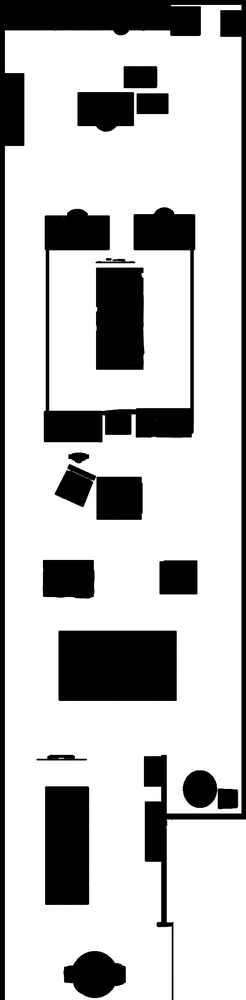
#> input picture FloorPlanGeneration/VNX_BW_Floorplan.PNG, 246 x 1000 px, shrunk from 1140 x 4638 before the run
$ python find_valid_positions.py
#> lines starting #> are read from the running program, lines starting #| are printed output that depends on the picture; after the words box and inside, x2 and y2 are one past the last pixel; in counts of white or black regions, pixels touching at a corner belong together
#!/usr/bin/env python3

import numpy as np
from PIL import Image
import matplotlib.pyplot as plt
import json

image = Image.open('VNX_BW_Floorplan.PNG')
#> image is the input picture: PIL image 246x1000 RGBA; mean R, G, B, A 176.2, 176.5, 176.6, 240.7
map_array = np.array(image.convert('L'))
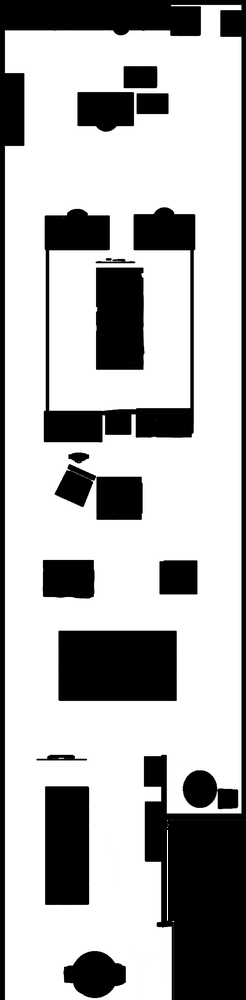
#> map_array: shape (1000, 246); min 0, max 255, mean 176.5

map_binary = (map_array > 128).astype(np.uint8)
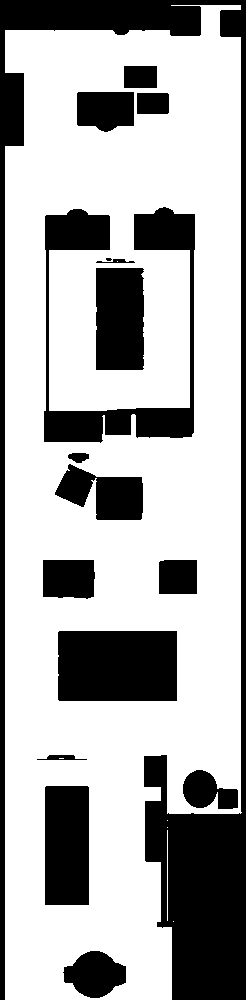
#> map_binary: shape (1000, 246); values 0 (black) and 1 (white), 69.1% white; 17 black regions (1 under 20 px), largest, box (x1, y1, x2, y2) and area: (0, 0, 246, 1000) 34117, (44, 207, 195, 443) 9994, (58, 631, 177, 701) 8324

fig, ax = plt.subplots(figsize=(10, 20))
ax.imshow(map_binary, cmap='gray')
ax.set_title('Click on valid (white) areas to get coordinates')

valid_positions = []

def onclick(event):
    if event.xdata is not None and event.ydata is not None:
        x, y = int(event.xdata), int(event.ydata)
        if 0 <= x < map_binary.shape[1] and 0 <= y < map_binary.shape[0]:
            if map_binary[y, x] == 1:
                x_meters = x * 0.005
                y_meters = y * 0.005
                print(f"Valid position: pixels ({x}, {y}) -> meters ({x_meters:.2f}, {y_meters:.2f})")
                ax.plot(x, y, 'ro', markersize=5)
                plt.draw()
                valid_positions.append({'x': x, 'y': y, 'x_meters': x_meters, 'y_meters': y_meters})
            else:
                print(f"Position ({x}, {y}) is occupied (black)")

cid = fig.canvas.mpl_connect('button_press_event', onclick)

resolution = 0.005
width_pixels = map_binary.shape[1]
#> width_pixels = 246
height_pixels = map_binary.shape[0]
#> height_pixels = 1000

free_areas = []
for y in range(0, height_pixels, 100):
    for x in range(0, width_pixels, 100):
        if map_binary[y, x] == 1:
            window = map_binary[max(0, y-10):min(height_pixels, y+10),
                              max(0, x-10):min(width_pixels, x+10)]
            if np.mean(window) > 0.8:
                free_areas.append({
                    'x_pixels': x,
                    'y_pixels': y,
                    'x_meters': x * resolution,
                    'y_meters': y * resolution
                })
                ax.plot(x, y, 'g+', markersize=8, alpha=0.5)
#> after the loop, free_areas = 10 items

print("\nSample valid positions found:")
for i, area in enumerate(free_areas[:15]):
    print(f"  Position {i+1}: pixels ({area['x_pixels']}, {area['y_pixels']}) -> meters ({area['x_meters']:.2f}, {area['y_meters']:.2f})")
#> this loop made 10 passes
#|   Position 1: pixels (200, 100) -> meters (1.00, 0.50)
#|   Position 2: pixels (100, 200) -> meters (0.50, 1.00)
#|   Position 3: pixels (200, 200) -> meters (1.00, 1.00)
#|   Position 4: pixels (100, 400) -> meters (0.50, 2.00)
#|   Position 5: pixels (200, 500) -> meters (1.00, 2.50)
#|   Position 6: pixels (100, 600) -> meters (0.50, 3.00)
#|   Position 7: pixels (200, 600) -> meters (1.00, 3.00)
#|   Position 8: pixels (200, 700) -> meters (1.00, 3.50)
#> (further printed lines are left out)

plt.show()
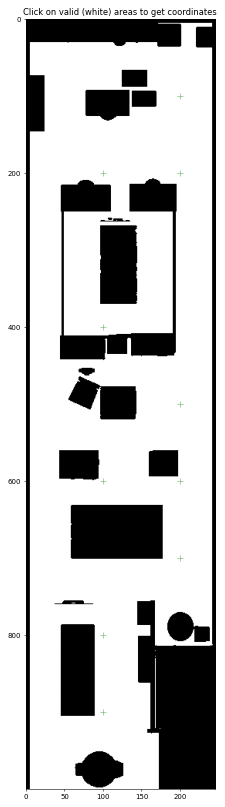
#> figure drawn by matplotlib, 1 panel

if valid_positions:
    with open('clicked_positions.json', 'w') as f:
        json.dump(valid_positions, f, indent=2)
    print(f"\nSaved {len(valid_positions)} clicked positions to clicked_positions.json")

$ run again, with FloorPlanGeneration/floor_plan_dxf.png copied over FloorPlanGeneration/VNX_BW_Floorplan.PNG
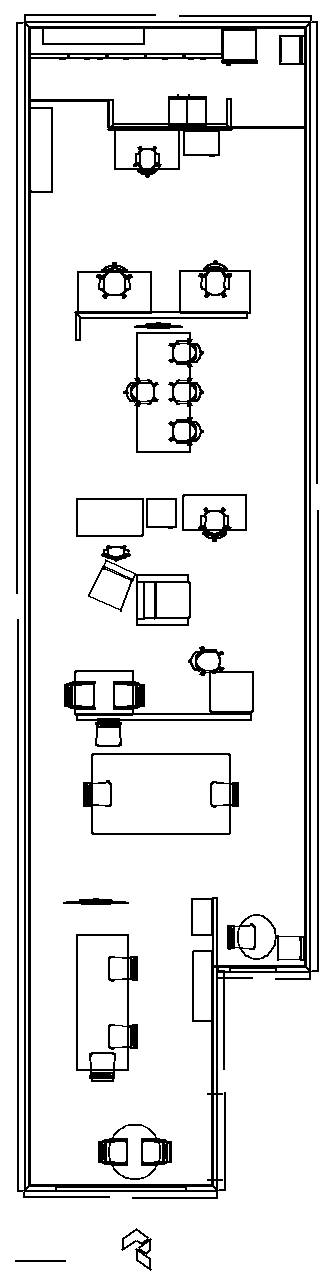
#> input picture FloorPlanGeneration/floor_plan_dxf.png, 333 x 1285 px
#> image is the input picture: PIL image 333x1285 RGB; 90.2% white; 16 black regions, largest, box (x1, y1, x2, y2) and area: (16, 14, 319, 1199) 26513, (64, 646, 254, 747) 3001, (74, 260, 251, 341) 2446
#> after the loop `for y in range(0, height_pixels, 100):`: free_areas = 36 items
#> the loop `for i, area in enumerate(free_areas[:15]):` made 15 passes
#> area on pass 1: {'x_pixels': 0, 'y_pixels': 0, 'x_meters': 0, 'y_meters': 0}
#> (printed output is left out)
#> `plt.show()`:
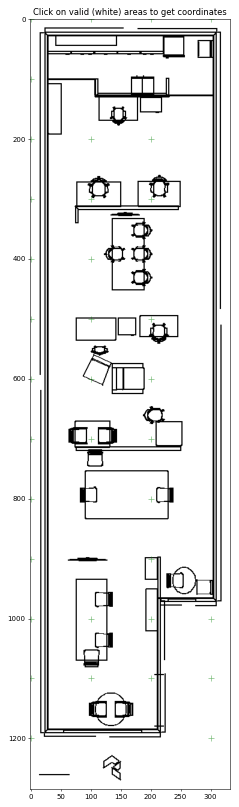
#> figure drawn by matplotlib, 1 panel

$ run again, with FloorPlanGeneration/floor_plan_svg.png copied over FloorPlanGeneration/VNX_BW_Floorplan.PNG
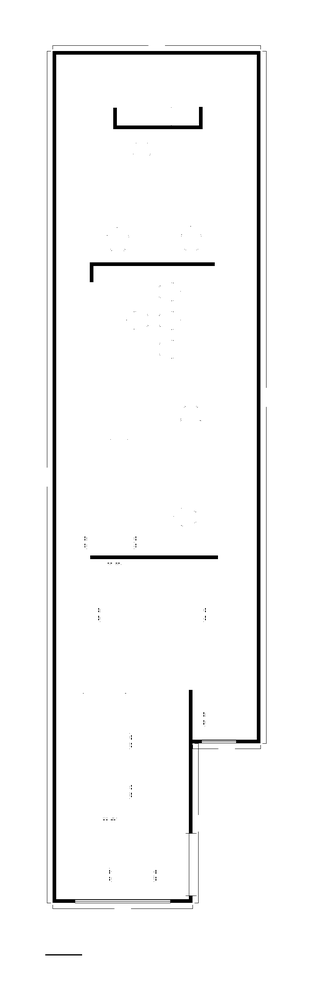
#> input picture FloorPlanGeneration/floor_plan_svg.png, 311 x 1000 px, shrunk from 769 x 2470 before the run
#> image is the input picture: PIL image 311x1000 RGB; min 0, max 255, mean 246.8
#> `map_binary = (map_array > 128).astype(np.uint8)`:
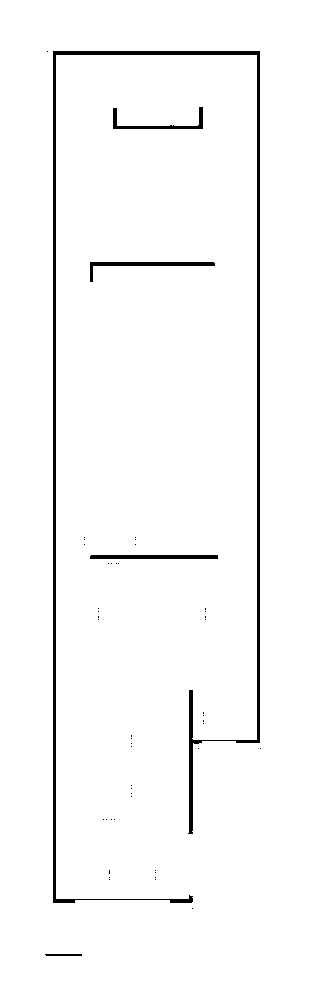
#> map_binary: shape (1000, 311); values 0 (black) and 1 (white), 97.4% white; 50 black regions (45 under 20 px), largest, box (x1, y1, x2, y2) and area: (53, 51, 260, 903) 6414, (90, 262, 215, 282) 547, (90, 555, 218, 559) 511, (113, 107, 203, 129) 422, (45, 954, 82, 956) 73
#> after the loop `for y in range(0, height_pixels, 100):`: free_areas = 40 items
#> the loop `for i, area in enumerate(free_areas[:15]):` made 15 passes
#> area on pass 1: {'x_pixels': 0, 'y_pixels': 0, 'x_meters': 0, 'y_meters': 0}
#> (printed output is left out)
#> `plt.show()`:
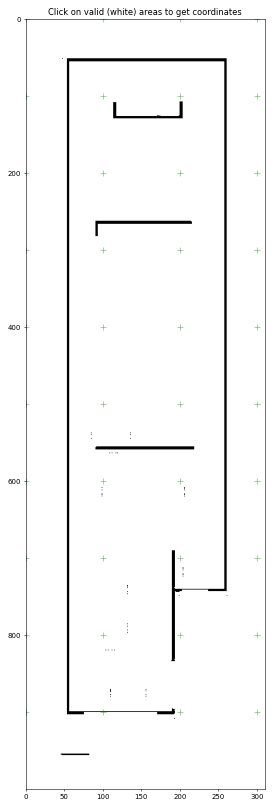
#> figure drawn by matplotlib, 1 panel
